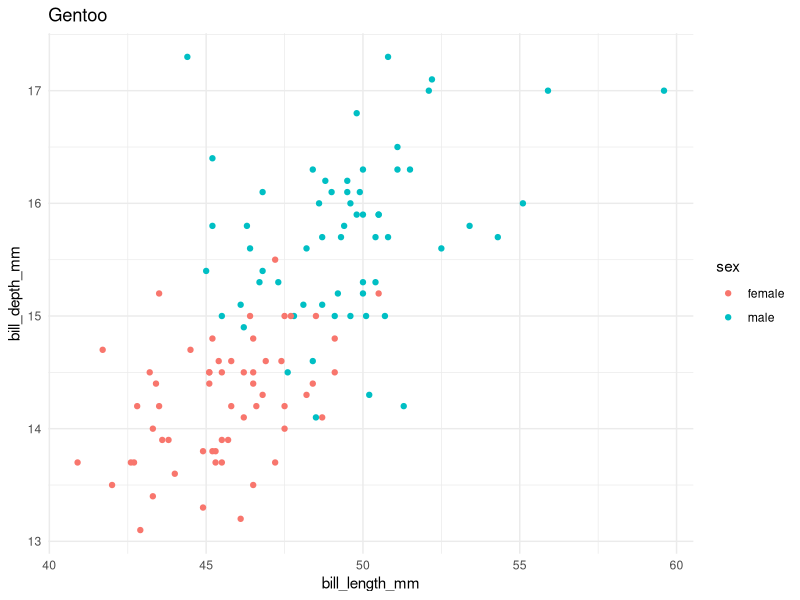
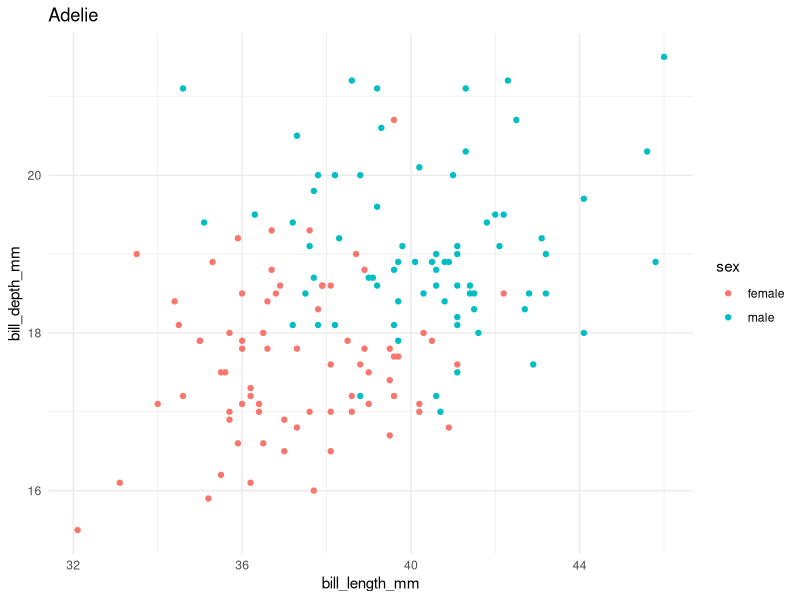
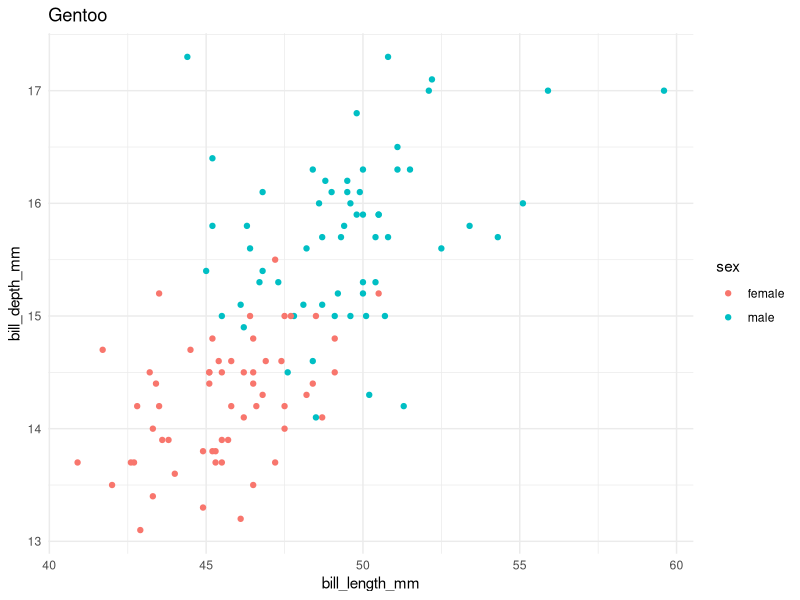
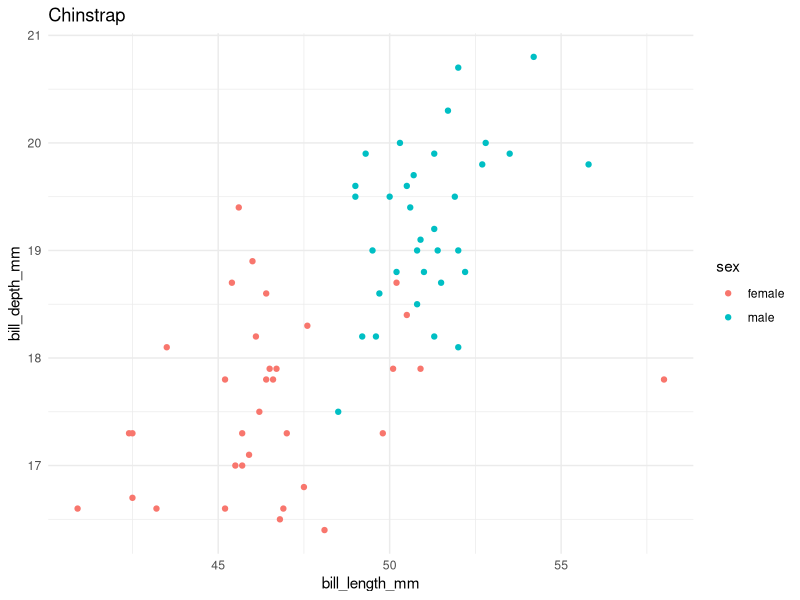
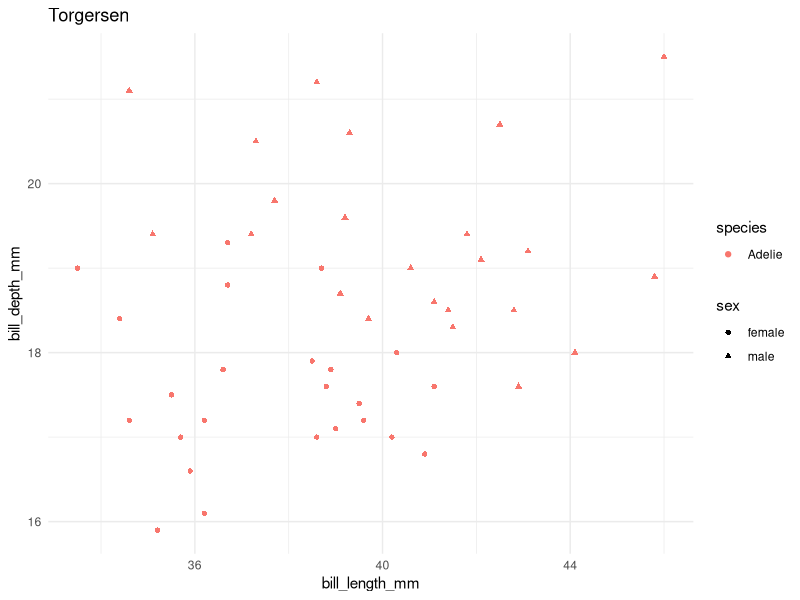
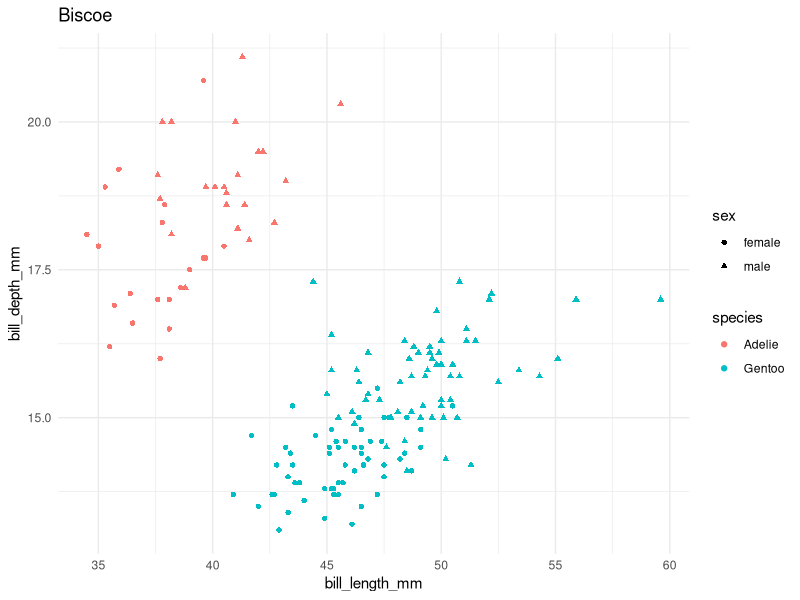
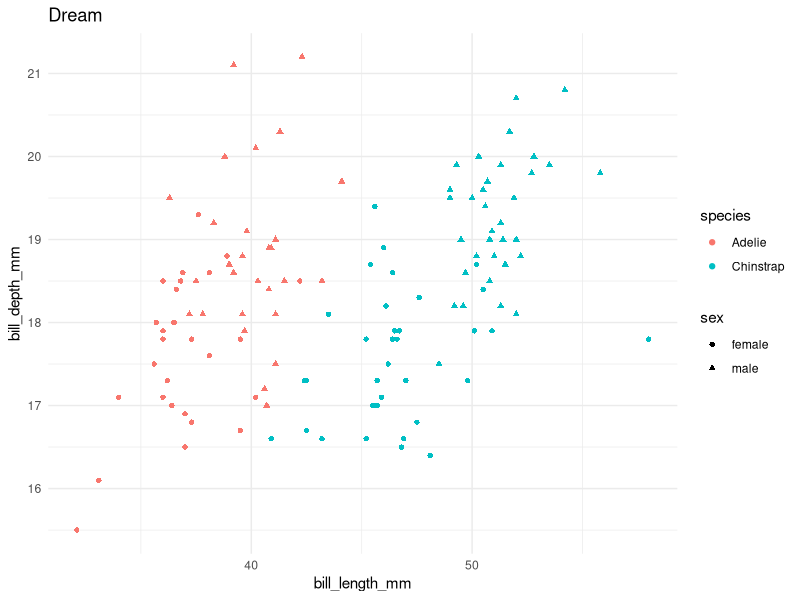
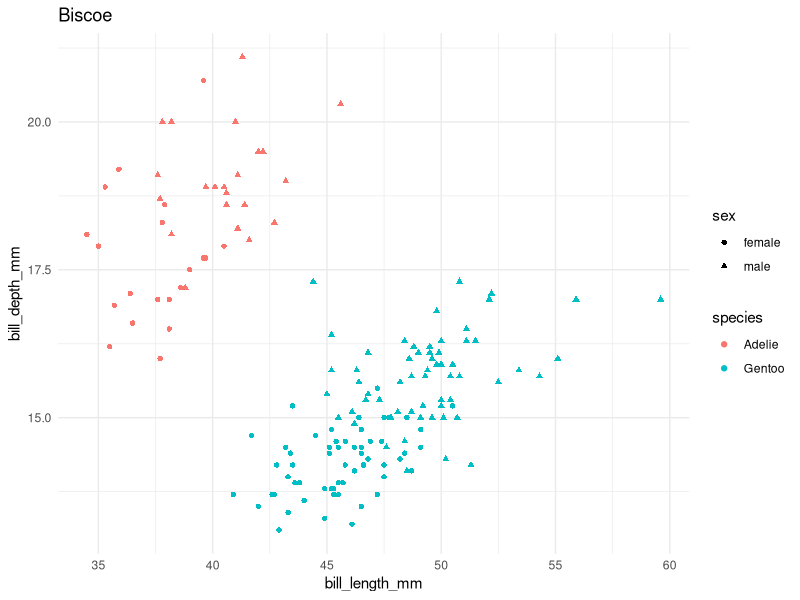

Reproduce these figures in R, in order.
## ---- chunk 1
knitr::opts_chunk$set(echo=TRUE, eval=TRUE, message=FALSE, cache=FALSE)
knitr::opts_knit$set(root.dir = here::here("content/codeclub/S03E08_loops"))
## ---- chunk 2
## This will _install_ the packages only if you don't already have them:
if (!require(palmerpenguins)) install.packages("palmerpenguins")
if (!require(tidyverse)) install.packages("tidyverse")
if (!require(glue)) install.packages("glue")

## This will _load_ the packages:
library(palmerpenguins)
library(tidyverse)
library(glue)
## ---- chunk 3
c(2.5, 4.1, 7, 3.6) * 0.45
## ---- chunk 4
## A loop to print negated values:
for (a_number in c(1, 2, 3, 4)) {  # We iterate over 1, 2, 3, 4
  print(a_number * -1)             # Multiply each number by -1
}
## ---- chunk 5
# Iteration 1
a_number <- 1
print(a_number * -1)

# Iteration 2
a_number <- 2
print(a_number * -1)

# Iteration 3
a_number <- 2
print(a_number * -1)

# Iteration 4
a_number <- 3
print(a_number * -1)
## ---- chunk 6
## Example 1 with a different variable name: "positive_number"
for (positive_number in c(1, 2, 3, 4)) {
  print(positive_number * -1)
}

## Example 2 with a different variable name: "i"
for (i in c(1, 2, 3, 4)) {
  print(i * -1)
}
## ---- chunk 7
for (i in c(1, 2, 3, 4)) {
  print("Yes!")                     # Print "Yes!" in each of our four iterations 
}
## ---- chunk 8
for (i in 1:4) {
  i * -1
}
## ---- chunk 9
for (i in c(1, 2, 3, 4)) print(i * -1)
## ---- chunk 10
## This will _install_ the packages only if you don't already have them:
if (!require(palmerpenguins)) install.packages("palmerpenguins")
if (!require(tidyverse)) install.packages("tidyverse")
if (!require(glue)) install.packages("glue")

## This will _load_ the packages:
library(palmerpenguins)
library(tidyverse)
library(glue)
## ---- chunk 11
for (i in 5:10) {
  print(i)
}
## ---- chunk 12
for (bill_dep in penguins$bill_depth_mm[1:8]) {
  print(bill_dep + 100)
}
## ---- chunk 13
first_names <- c("Phillida", "Ethan", "Tonci")
last_names <- c("Maas", "Hope", "Elwes")
n_names <- length(first_names) # get the number of first or last names

for (index in 1:n_names) {
  first_name <- first_names[index]
  last_name <- last_names[index]
  string <- glue("The name of person {index} is {first_name} {last_name}")
  print(string)
}
## ---- chunk 14
## Select just the data for the focal species:
one_penguin_df <- penguins %>%
  filter(species == "Gentoo") %>%   # Select only rows with Gentoo penguins
  drop_na()                         # Remove rows with NAs
  
## Create the plot:
ggplot(one_penguin_df) +
  geom_point(aes(x = bill_length_mm, y = bill_depth_mm, color = sex)) +
  labs(title = "Gentoo") +
  theme_minimal()
## ---- chunk 15
all_penguin_species <- unique(penguins$species)
## ---- chunk 16
for (focal_species in all_penguin_species) {
  ## Select just the data for the focal species:
  one_penguin_df <- penguins %>%
    filter(species == focal_species) %>%   # Using the `focal_species` variable
    drop_na()
  
  ## Create the plot:
  p <- ggplot(one_penguin_df) +
    geom_point(aes(x = bill_length_mm, y = bill_depth_mm, color = sex)) +
    labs(title = focal_species) +         # Using the `focal_species` variable
    theme_minimal()
  
  ## Print the plot:
  print(p)
}
## ---- chunk 17
# Adelie_bill-len_bill-dp.png
# Gentoo_bill-len_bill-dp.png
# Chinstrap_bill-len_bill-dp.png
## ---- chunk 18
# Adelie.tsv
# Gentoo.tsv
# Chinstrap.tsv
## ---- chunk 19
for (one_number in 1:10) {
  if (one_number > 7) {   # Only `TRUE` for numbers >7
    print(one_number)     # Hence, this is only executed for numbers >7
  }
}
## ---- chunk 20
for (one_number in 1:10) if (one_number > 7) print(one_number)
## ---- chunk 21
all_islands <- unique(penguins$island)

for (focal_island in all_islands) {
  ## Select just the data for the focal island:
  one_island_df <- penguins %>%
    filter(island == focal_island) %>%
    drop_na()
  
  ## Create the plot:
  p <- ggplot(one_island_df) +
    geom_point(aes(x = bill_length_mm, y = bill_depth_mm,
                   color = species, shape = sex)) +
    labs(title = focal_island) +
    theme_minimal()
  
  ## Save and print the plot
  filename <- glue("{focal_island}_bill-len_bill-dp.png")
  ggsave(filename, p)
  
  print(p)
}
## ---- chunk 22
all_islands <- unique(penguins$island)

for (focal_island in all_islands) {
  ## Select just the data for the focal island:
  one_island_df <- penguins %>%
    filter(island == focal_island) %>%
    drop_na()
  
  ## Check how many species there are:
  n_species <- length(unique(one_island_df$species))
  
  if (n_species > 1) {
    ## Create the plot:
    p <- ggplot(one_island_df) +
      geom_point(aes(x = bill_length_mm, y = bill_depth_mm,
                     color = species, shape = sex)) +
      labs(title = focal_island) +
      theme_minimal()
    
    ## Save and print the plot
    filename <- glue("{focal_island}_bill-len_bill-dp.png")
    ggsave(filename, p)
    
    print(p)
  }
}
## ---- chunk 23
all_islands <- unique(penguins$island)

for (focal_island in all_islands) {
  ## Select just the data for the focal species:
  one_island_df <- penguins %>%
    filter(island == focal_island) %>%
    drop_na()
   
  ## Check how many species there are
  n_species <- length(unique(one_island_df$species))
  
  if (n_species > 1) {
    ## Create the plot:
    p <- ggplot(one_island_df) +
      geom_point(aes(x = bill_length_mm, y = bill_depth_mm,
                     color = species, shape = sex)) +
      labs(title = focal_island) +
      theme_minimal()
    
    ## Save and print the plot
    filename <- glue("{focal_island}_bill-len_bill-dp.png")
    ggsave(filename, p)
    
    print(p)
  } else {
    print(glue("Not creating a plot for {focal_island}"))
  }
}
## ---- chunk 24
8 != 8

8 %in% c(5, 8, 10)     # 8 is contained in the vector 5, 8, 10

8 %in% c(10:20)        # 8 is not contained in the vector 10:20

"Adelie" %in% c("Gentoo", "Adelie")

!is.na(8)
## ---- chunk 25
# With `&`, TRUE is returned if both tests are TRUE:
8 == 8 & !is.na(8)
8 == 8 & is.na(8)

# With `|`, TRUE is returned if at least one of the tests is TRUE: 
8 == 8 | !is.na(8)
8 == 8 | is.na(8)
8 != 8 | is.na(8)
## ---- chunk 26
## We initialize a vector in which we collect the column medians:
column_medians <- vector()

for (column_number in 3:6) {
  ## We extract one column using "dataframe_name[[column_number]]":
  column_median <- median(penguins[[column_number]], na.rm = TRUE)
  
  ## We add the single-column median to our vector of medians:
  column_medians <- c(column_medians, column_median)
}

column_medians
## ---- chunk 27
column_medians <- vector(length = length(3:6))

for (column_number in 3:6) {
  column_median <- median(penguins[[column_number]], na.rm = TRUE)
  column_medians[column_number] <- column_median
}

column_medians
